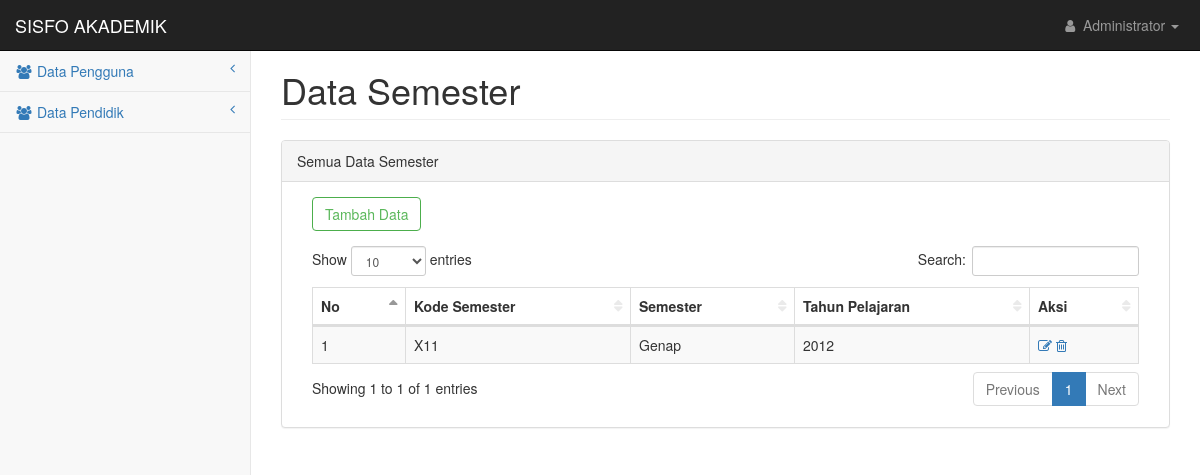
The page /pages/semester.php (signed in) on the database as committed earlier.
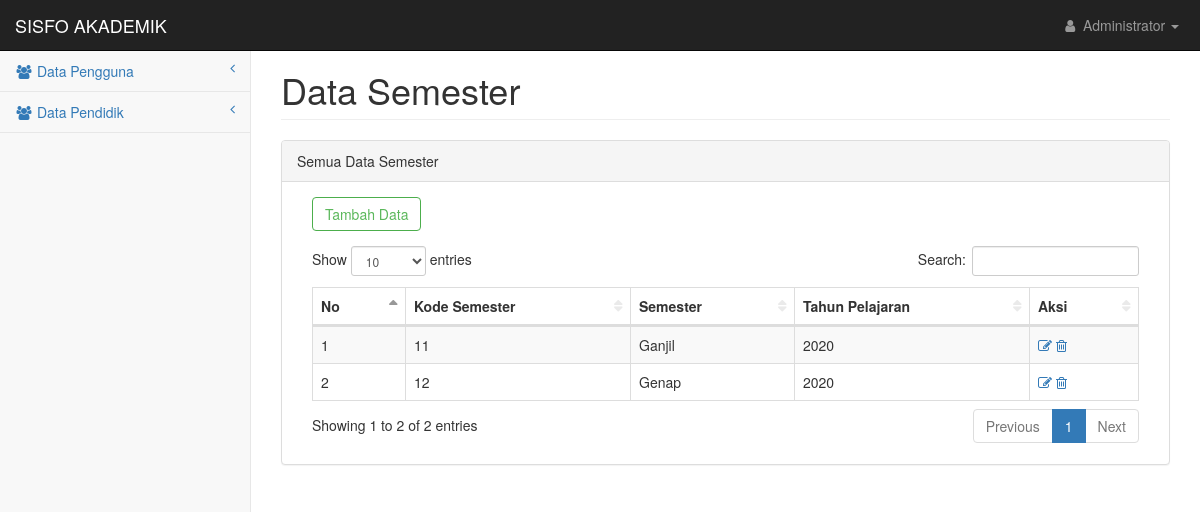
The same page on the database as committed later.
### tables this page shows
CREATE TABLE `tb_semester` (
  `kd_semester` varchar(15) NOT NULL,
  `semester` enum('Ganjil','Genap') NOT NULL,
  `th_pelajaran` varchar(10) NOT NULL
);

### pages/semester.php (the view, shortened to what this page needs)
<?php
include 'header.php';
?>
            <div id="page-wrapper">
                <div class="container-fluid">
                    <div class="row">
                        <div class="col-lg-12">
                            <h1 class="page-header">Data Semester</h1>
                        </div>
                    </div>
                    <div class="row">
                        <div class="col-lg-12">
                            <div class="panel panel-default">
                                <div class="panel-heading">
                                    Semua Data Semester
                                </div>
                                <div class="panel-body">
                                <?php if($level != 'Kepala Sekolah'){
                                       echo "<div class='form-group col-md-3'>
                                            <a href='add_semester.php'><button type='button' class='btn btn-outline btn-success'>Tambah Data</button></a>
                                        </div>";
                                }
                                ?>
                                    <div class="table-responsive col-md-12">
                                        <table class="table table-striped table-bordered table-hover" id="dataTables-example">
                                            <thead>
                                                <tr>
                                                    <th>No</th>
                                                    <th>Kode Semester</th>
                                                    <th>Semester</th>
                                                    <th>Tahun Pelajaran</th>
                                                    <?php if($level != 'Kepala Sekolah'){
                                                    echo "<th>Aksi</th>";
                                                    } ?>
                                                </tr>
                                            </thead>
                                            <tbody>
                                                <?php
                                                $no = 1;
                                                $sql = mysqli_query($connect, "Select * from tb_semester");
                                                while($data = mysqli_fetch_array($sql)){
                                                ?>
                                                <tr class="odd gradeX">
                                                    <td><?php echo $no++; ?></td>
                                                    <td><?php echo $data['kd_semester']; ?></td>
                                                    <td><?php echo $data['semester']; ?></td>
                                                    <td><?php echo $data['th_pelajaran']; ?></td>
                                                    <?php if($level != 'Kepala Sekolah'){
                                                    echo "<td><a href='edit_semester.php?id=$data[kd_semester]'><i class='fa fa-edit' aria-hidden='true' title='Edit'></i></a>&nbsp;<a href='del_semester.php?id=$data[kd_semester]'  onclick='javascript: return confirm('Anda yakin hapus ?')'><i class='fa fa-trash-o' aria-hidden='true' title='Delete'></i></a></td>";
                                                    }
                                                    ?>
                                                </tr>
                                                <?php } ?>
                                            </tbody>
                                        </table>
                                    </div>
                                </div>
                            </div>
                        </div>
                    </div>
                </div>
            </div>
<?php include 'footer.php'; ?>

### pages/header.php (shortened to what this page needs)
<?php
$level =    $_SESSION['level'];
?>
<!DOCTYPE html>
<html lang="en">
    <head>
        <link href="../css/bootstrap.min.css" rel="stylesheet">
        <link href="../css/metisMenu.min.css" rel="stylesheet">
        <link href="../css/dataTables/dataTables.bootstrap.css" rel="stylesheet">
        <link href="../css/dataTables/dataTables.responsive.css" rel="stylesheet">
        <link href="../css/startmin.css" rel="stylesheet">
        <link href="../css/font-awesome.min.css" rel="stylesheet" type="text/css">
        <link href="../css/font-awesome.min.css" rel="stylesheet" type="text/css">
    </head>
    <body>
        <div id="wrapper">
            <nav class="navbar navbar-inverse navbar-fixed-top" role="navigation">
                <div class="navbar-header">
                    <a class="navbar-brand" href="index.php">SISFO AKADEMIK</a>
                </div>
                <ul class="nav navbar-right navbar-top-links">
                    <li class="dropdown">
                        <a class="dropdown-toggle" data-toggle="dropdown" href="#">
                            <i class="fa fa-user fa-fw"></i> <?php echo $_SESSION['nama']; ?> <b class="caret"></b>
                        </a>
                    </li>
                </ul>
                <div class="navbar-default sidebar" role="navigation">
                    <div class="sidebar-nav navbar-collapse">
                    <?php if($level == 'Kepala Sekolah'){ ?>
                        <ul class="nav" id="side-menu">
                            <!-- <li class="sidebar-search">
                                <div class="input-group custom-search-form">
                                    <input type="text" class="form-control" placeholder="Search...">
                                    <span class="input-group-btn">
                                        <button class="btn btn-primary" type="button">
                                            <i class="fa fa-search"></i>
                                        </button>
                                </span>
                                </div>
                            </li> -->
                            <li>
                                <a href="index.php"><i class="fa fa-dashboard fa-fw"></i> Dashboard</a>
                            </li>
                            <li>
                                <a href="raport.php"><i class="fa fa-table fa-fw"></i> Nilai Raport</a>
                            </li>
                        </ul>
                    <?php } else{ ?>
                        <ul class="nav" id="side-menu">
                            <li>
                                <a href="#"><i class="fa fa-users fa-fw"></i> Data Pengguna<span class="fa arrow"></span></a>
                                <li>
                                <a href="#"><i class="fa fa-users fa-fw"></i> Data Pendidik<span class="fa arrow"></span></a>
                    <?php } ?>
                    </div>
                </div>
            </nav>

### pages/footer.php (shortened to what this page needs)
</div>
    </body>
</html>

### css/startmin.css (style rules this page uses)
body { background-color: #f8f8f8; }
#wrapper { width: 100%; }
#page-wrapper { padding-top: 30px; min-height: 568px; background-color: #fff; }
@media (min-width:768px) { #page-wrapper { position: inherit; margin-left: 250px; padding: 30px 15px 0 15px; border-left: 1px solid #e7e7e7; } }
.navbar-header { float: left; }
.navbar-right { text-align: right; }
.navbar-top-links { margin: 0; }
.navbar-top-links li { display: inline-block; }
.navbar-top-links li:last-child { margin-right: 6px; }
.navbar-top-links li a { padding: 15px; min-height: 50px; }
.navbar-top-links>li>a { color: #999; }
.sidebar .sidebar-nav.navbar-collapse { padding-right: 0; padding-left: 0; }
.sidebar ul li { border-bottom: 1px solid #e7e7e7; }
.sidebar .arrow { float: right; }
.sidebar .fa.arrow:before { content: "\f104"; }
@media (min-width:768px) { .sidebar { z-index: 1; position: absolute; width: 250px; margin-top: 51px; } }
.btn-outline { color: inherit; background-color: transparent; transition: all .5s; }
.btn-success.btn-outline { color: #5cb85c; }
table.dataTable thead .sorting, table.dataTable thead .sorting_asc, table.dataTable thead .sorting_desc, table.dataTable thead .sorting_asc_disabled, table.dataTable thead .sorting_desc_disabled { background: 0 0; }
table.dataTable thead .sorting_asc:after { content: "\f0de"; float: right; font-family: fontawesome; }
table.dataTable thead .sorting:after { content: "\f0dc"; float: right; font-family: fontawesome; color: rgba(50,50,50,.5); }

Rows that differ between the two databases and show on the page:
removed tb_semester: kd_semester "X11", semester "Genap", th_pelajaran "2012"
added tb_semester: kd_semester "11", semester "Ganjil", th_pelajaran "2020"
added tb_semester: kd_semester "12", semester "Genap", th_pelajaran "2020"
Other text that changed with them:
text written by a page script: "Show entries Search: Showing 1 to 1 of 1 entries Previous 1 Next" → "Show entries Search: Showing 1 to 2 of 2 entries Previous 1 Next"
